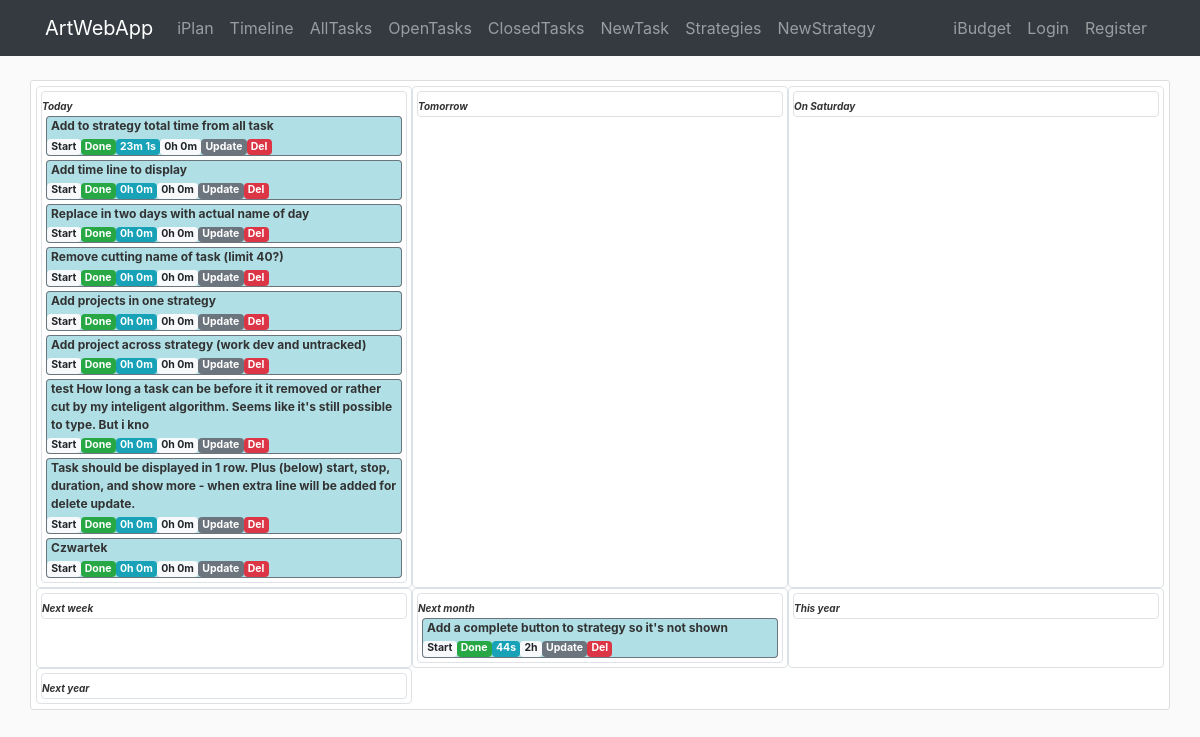
The app's page /iplan/timeline, older data.
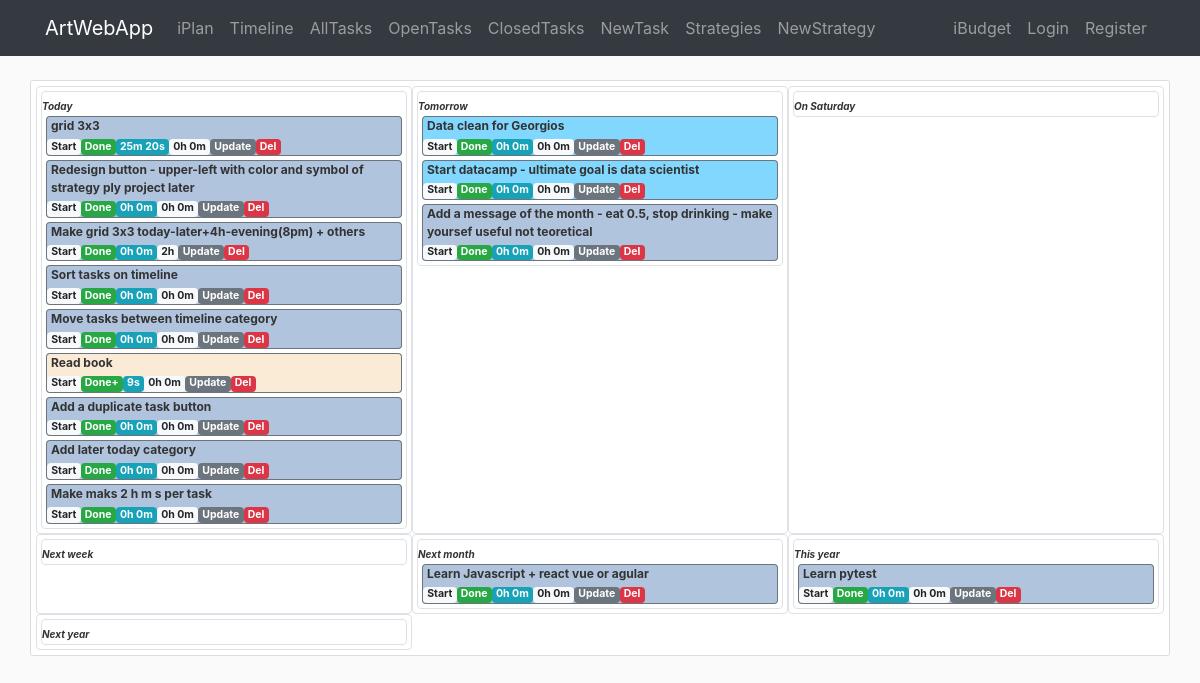
The same page, newer data.
### awa/iplan/models.py (models this page shows, shortened)
class Task(db.Model):
    id = db.Column(db.Integer, primary_key=True)
    name = db.Column(db.String(140), nullable=False)
    desc = db.Column(db.Text)
    category = db.Column(db.String(20))
    frequency = db.Column(db.String(10))
    time_creation = db.Column(db.DateTime, default=datetime.utcnow)
    time_completion = db.Column(db.DateTime)
    time_line = db.Column(db.DateTime)
    duration_plan = db.Column(db.Interval, nullable=False, default=timedelta(0))
    duration_real = db.Column(db.Interval, nullable=False, default=timedelta(0))
    timer_start = db.Column(db.DateTime)
    order = db.Column(db.Integer)
    id_strategy = db.Column(db.Integer, db.ForeignKey('strategy.id'), nullable=False)
    id_project = db.Column(db.Integer, db.ForeignKey('project.id'))

### awa/iplan/routes.py (the view)
@iplan.route('/iplan/timeline', methods=['GET', 'POST'])
def timeline():
    tasks = Task.query.filter(Task.time_completion.is_(None)).order_by(Task.order).all()
    strategies = Strategy.query.order_by(Strategy.order).all()
    return render_template('iplan/timeline.html', tasks=tasks, strategies=strategies, string_from_duration=string_from_duration,
                           now=datetime.now(), fromordinal=datetime.fromordinal, timeline_ranges=timeline_ranges)

### awa/iplan/utils.py (called while the page is built)
def timeline_ranges(_testing_days_up=0):
    a = [(date(year=1970, month=1, day=1).toordinal(), 'Today')]
    a.extend(generate_fields_for_timeline(_testing_days_up)[1:])
    a.append(((date(year=date.today().year+1000, month=1, day=1)-timedelta(days=1)).toordinal(), '100 years from now'))
    ranges = []
    for i in range(len(a)-1):
        ranges.append((a[i][0], a[i+1][0], a[i][1]))
    return ranges

def string_from_duration(x):
    if x is None or x.total_seconds() == 0:
        return '0h 0m'
    total_seconds = x.total_seconds()
    days = total_seconds // 86400
    total_seconds -= days * 86400
    hours = total_seconds // 3600
    total_seconds -= hours * 3600
    minutes = total_seconds // 60
    total_seconds -= minutes * 60
    seconds = total_seconds
    outcome = ''
    for item in [(days, 'd'), (hours, 'h'), (minutes, 'm'), (seconds, 's')]:
        if item[0] != 0:
            outcome += f'{int(item[0])}{item[1]} '
    return outcome[:-1]

### awa/templates/iplan/timeline.html (shortened to what this page needs)
{% extends "layout.html" %}
{% block content %}
<div class="container">
    <div class="row content-section">
        {% for timeline in timeline_ranges()%}
        <div class="col-md-4 border p-1 rounded">
            <div class="col-12 border timeline_task_border rounded p-0">
            <small class="timeline_header">{{ timeline[2] }}</small>
                {% for task in tasks %}
                    {% if task.time_line >= fromordinal(timeline[0]) and task.time_line < fromordinal(timeline[1]) %}
                         <div class="row rounded-top border border-bottom-0 border-secondary timeline_task_name pl-1 pb-1 ml-1 mr-1" style="background-color:{{task.strategy.color}}">
                            {{task.name}}
                        </div>
                        <div class="row rounded-bottom border border-top-0 border-secondary timeline_task_buttons mb-1 ml-1 mr-1" style="background-color:{{task.strategy.color}}">
                                {% if task.timer_start %}
                                    <a href="{{url_for('iplan.task_timer_start', id_task=task.id) }}" class="badge badge-light">Reset</a>
                                    <a href="{{url_for('iplan.task_timer_end', id_task=task.id) }}" class="badge badge-danger">Stop</a>
                                {% else %}
                                    <a href="{{url_for('iplan.task_timer_start', id_task=task.id) }}" class="badge badge-light">Start</a>
                                    {% if task.time_completion %}
                                        <a href="{{url_for('iplan.task_restore', id_task=task.id)}}" class="badge badge-primary">Restore</a>
                                    {% else %}
                                        {% if task.frequency == 'OneTime' %}
                                            <a href="{{url_for('iplan.task_complete', id_task=task.id)}}" class="badge badge-success">Done</a>
                                        {% else %}
                                            <a href="{{url_for('iplan.task_complete', id_task=task.id)}}" class="badge badge-success">Done+</a>
                                        {% endif %}
                                    {% endif %}
                                {% endif%}
                                <a href="#" class="badge badge-info">{{string_from_duration(task.duration_real)}}</a>
                                <a href="#" class="badge badge-light">{{string_from_duration(task.duration_plan)}}</a>
                                <a href="{{url_for('iplan.task_update', id_task=task.id) }}" class="badge badge-secondary">Update</a>
                                <a href="{{url_for('iplan.task_delete', id_task=task.id) }}" class="badge badge-danger">Del</a>
                        </div>
                    {% endif %}
                {% endfor %}
            </div>
        </div>
        {% endfor %}
    </div>
</div>
{% endblock content %}

Row changes from the older to the newer data that the page shows:
removed Task: name "Add to strategy total time from all task", duration_real "23m 1s", duration_plan "0h 0m", shown under "Today"
removed Task: name "Add time line to display", duration_real "0h 0m", duration_plan "0h 0m", shown under "Today"
removed Task: name "Replace in two days with actual name of day", duration_real "0h 0m", duration_plan "0h 0m", shown under "Today"
removed Task: name "Remove cutting name of task (limit 40?)", duration_real "0h 0m", duration_plan "0h 0m", shown under "Today"
removed Task: name "Add projects in one strategy", duration_real "0h 0m", duration_plan "0h 0m", shown under "Today"
removed Task: name "Add project across strategy (work dev and untracked)", duration_real "0h 0m", duration_plan "0h 0m", shown under "Today"
removed Task: name "test How long a task can be before it it removed or rather cut by my inteligent algorithm. Seems like it's still possible to type. But i kno", duration_real "0h 0m", duration_plan "0h 0m", shown under "Today"
removed Task: name "Task should be displayed in 1 row. Plus (below) start, stop, duration, and show more - when extra line will be added for delete update.", duration_real "0h 0m", duration_plan "0h 0m", shown under "Today"
removed Task: name "Czwartek", duration_real "0h 0m", duration_plan "0h 0m", shown under "Today"
removed Task: name "Add a complete button to strategy so it's not shown", duration_real "44s", duration_plan "2h", shown under "Next month"
added Task: name "grid 3x3", duration_real "25m 20s", duration_plan "0h 0m", shown under "Today"
added Task: name "Redesign button - upper-left with color and symbol of strategy ply project later", duration_real "0h 0m", duration_plan "0h 0m", shown under "Today"
added Task: name "Make grid 3x3 today-later+4h-evening(8pm) + others", duration_real "0h 0m", duration_plan "2h", shown under "Today"
added Task: name "Sort tasks on timeline", duration_real "0h 0m", duration_plan "0h 0m", shown under "Today"
added Task: name "Move tasks between timeline category", duration_real "0h 0m", duration_plan "0h 0m", shown under "Today"
added Task: name "Read book", duration_real "9s", duration_plan "0h 0m", shown under "Today"
added Task: name "Add a duplicate task button", duration_real "0h 0m", duration_plan "0h 0m", shown under "Today"
added Task: name "Add later today category", duration_real "0h 0m", duration_plan "0h 0m", shown under "Today"
added Task: name "Make maks 2 h m s per task", duration_real "0h 0m", duration_plan "0h 0m", shown under "Today"
added Task: name "Data clean for Georgios", duration_real "0h 0m", duration_plan "0h 0m", shown under "Tomorrow"
added Task: name "Start datacamp - ultimate goal is data scientist", duration_real "0h 0m", duration_plan "0h 0m", shown under "Tomorrow"
added Task: name "Add a message of the month - eat 0.5, stop drinking - make yoursef useful not teoretical", duration_real "0h 0m", duration_plan "0h 0m", shown under "Tomorrow"
added Task: name "Learn Javascript + react vue or agular", duration_real "0h 0m", duration_plan "0h 0m", shown under "Next month"
added Task: name "Learn pytest", duration_real "0h 0m", duration_plan "0h 0m", shown under "This year"
